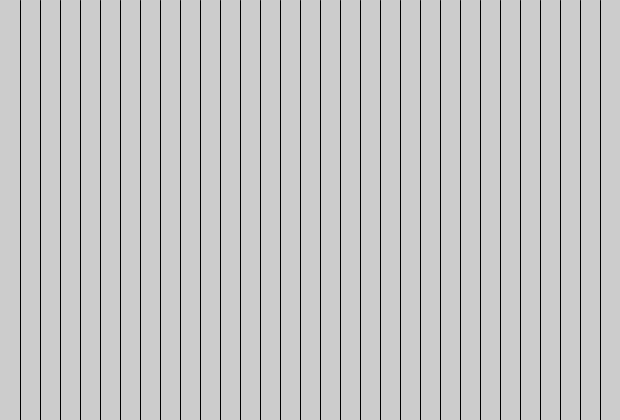
Frame 1 (no input)
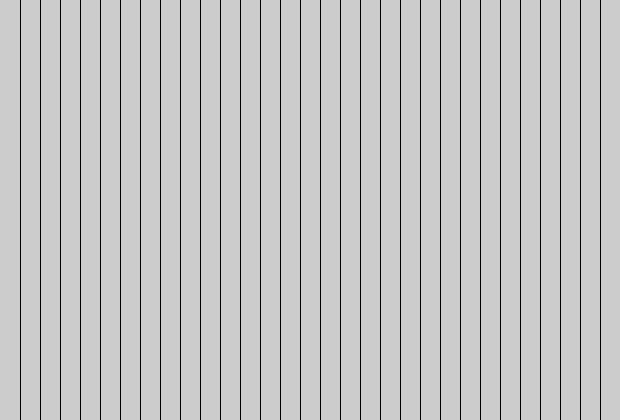
Frame 60 (the mouse pressed at the canvas centre just before this capture)
Frame 120 (the mouse held since frame 60 and released just before this capture): identical to frame 60, image omitted

The Processing sketch that drew these frames (run headless with seeded random() and noise(); from frame 60 on, the mouse is pressed at the canvas centre):

// Processing sketch: question_2
// ── question_2.pde
void setup() {
  size(620, 420);
};

void draw() {
  for(int i=0; i<620; i+=20)
   {
      line(20+i, 0, 20+i, 420);

   }
};
